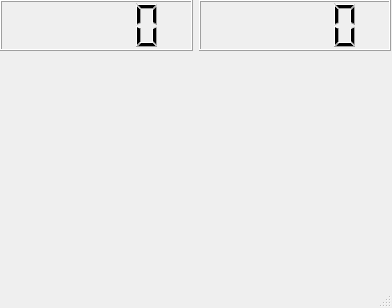
<?xml version="1.0" encoding="UTF-8"?>
<ui version="4.0">
 <class>MainWindow</class>
 <widget class="QMainWindow" name="MainWindow">
  <property name="geometry">
   <rect>
    <x>0</x>
    <y>0</y>
    <width>392</width>
    <height>308</height>
   </rect>
  </property>
  <property name="windowTitle">
   <string>MainWindow</string>
  </property>
  <widget class="QWidget" name="centralwidget">
   <widget class="QWidget" name="horizontalLayoutWidget">
    <property name="geometry">
     <rect>
      <x>0</x>
      <y>0</y>
      <width>391</width>
      <height>51</height>
     </rect>
    </property>
    <layout class="QHBoxLayout" name="horizontalLayout">
     <item>
      <widget class="QLCDNumber" name="lcdNumber_2"/>
     </item>
     <item>
      <widget class="QLCDNumber" name="lcdNumber"/>
     </item>
    </layout>
   </widget>
  </widget>
  <widget class="QMenuBar" name="menubar">
   <property name="geometry">
    <rect>
     <x>0</x>
     <y>0</y>
     <width>392</width>
     <height>21</height>
    </rect>
   </property>
  </widget>
  <widget class="QStatusBar" name="statusbar"/>
 </widget>
 <resources/>
 <connections/>
</ui>
